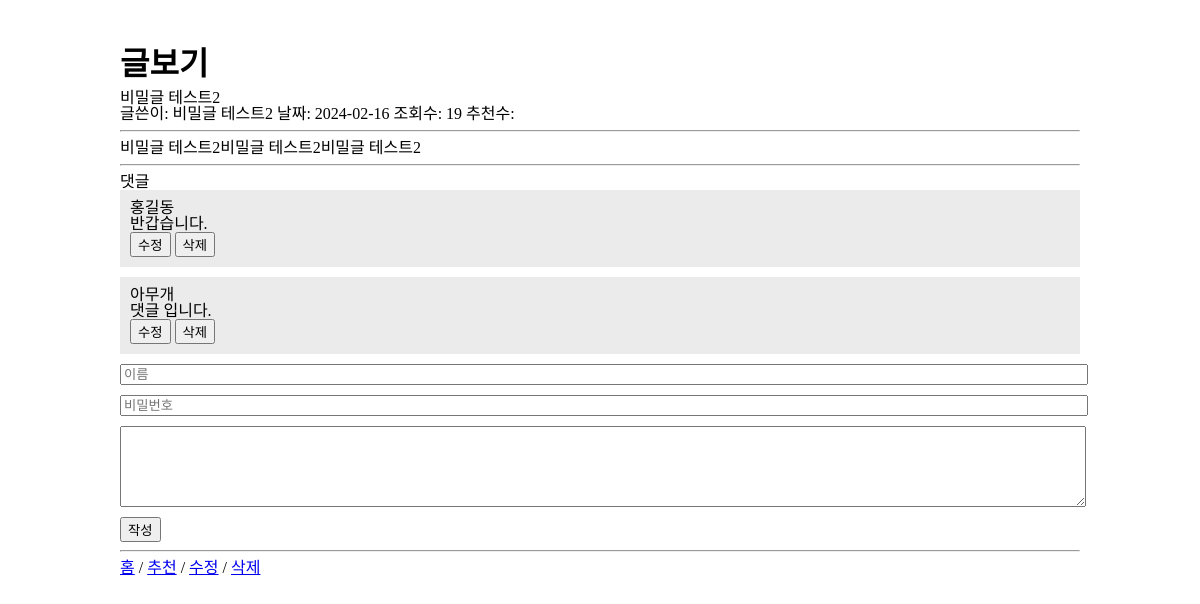
Screenshot of /page/board/read.php?idx=6 with the database file from the repository.
### tables this page shows
CREATE TABLE `board` (
  `idx` int(11) NOT NULL,
  `name` varchar(100) NOT NULL,
  `pw` varchar(100) NOT NULL,
  `title` varchar(100) NOT NULL,
  `content` text NOT NULL,
  `date` date NOT NULL,
  `hit` int(11) DEFAULT NULL,
  `thumbsup` int(11) DEFAULT NULL,
  `lock_post` int(11) DEFAULT NULL
);

CREATE TABLE `reply` (
  `idx` int(11) NOT NULL,
  `b_idx` int(11) NOT NULL,
  `name` varchar(100) NOT NULL,
  `password` varchar(100) NOT NULL,
  `content` text NOT NULL,
  `date` datetime NOT NULL
);

### page/board/read.php (the view, shortened to what this page needs)
<?php
  include $_SERVER['DOCUMENT_ROOT']."/advbbs/inc/db.php";
  $bno = $_GET['idx'];
  $sql = "SELECT * FROM board WHERE idx = {$bno}";
  $result = $mysqli->query($sql);
  $resultArr = mysqli_fetch_assoc($result);
  $hit = $resultArr['hit'] + 1;
  $sqlUpdate = "UPDATE board SET hit={$hit} WHERE idx = {$bno}";
  $mysqli->query($sqlUpdate);
?>
<!DOCTYPE html>
<html lang="en">
<head>
  <link rel="stylesheet" href="../../css/bbs.css">
</head>
<body>
  <div class="wrapper">
    <h1>글보기</h1>
    <h2><?= $resultArr['title'];?></h2>
    <div class="info">
      <span>글쓴이: <?= $resultArr['name'];?></span>
      <span>날짜: <?= $resultArr['date'];?></span>
      <span>조회수: <?= $resultArr['hit'];?></span>
      <span>추천수: <?= $resultArr['thumbsup'];?></span>
    </div>
    <hr>
    <div class="content"><?= nl2br($resultArr['content']);?></div>
    <hr>
    <h2>댓글</h2>
    <?php
    $reply_sql = "SELECT * FROM reply WHERE b_idx = {$bno} order by idx desc";
    $reply_result = $mysqli->query($reply_sql);
    while($reply_row = mysqli_fetch_assoc($reply_result)){
    ?>
    <div class="reply">
      <h3><?= $reply_row['name']?></h3>
      <div class="content">
      <?= nl2br($reply_row['content']);?>
      </div>
      <div class="btns">
        <button class="edit">수정</button>
        <button class="del">삭제</button>
      </div>
    </div>
    <?php } ?>
    <div class="reply_form">
      <form action="reply_ok.php" method="POST">
        <input type="text" name="name" placeholder="이름">
        <input type="password" name="password" placeholder="비밀번호">
        <textarea name="content" cols="20" rows="5"></textarea>
        <button>작성</button>
      </form>
    </div>
    <hr>
    <p>
      <a href="../../index.php">홈</a> /
      <a href="thumbsup.php?idx=<?= $bno;?>">추천</a>  /
      <a href="modify.php?idx=<?= $bno;?>">수정</a>  /
      <a href="delete.php?idx=<?= $bno;?>">삭제</a>
    </p>
  </div>
</body>
</html>

### css/bbs.css (style rules this page uses)
.wrapper { width: 80%; margin:3em auto; }
.wrapper h1 { font-size: 2em; font-weight: bold; margin-bottom: 10px; }
.reply { background: #ebebeb; padding: 10px; margin-bottom: 10px; }
.reply_form input, .reply_form textarea { width: 100%; display: block; margin-bottom: 10px; }

### rows the page displays
board: title "비밀글 테스트2", name "비밀글 테스트2", date "2024-02-16", hit "19", content "비밀글 테스트2비밀글 테스트2비밀글 테스트2"
reply: name "홍길동", content "반갑습니다."
reply: name "아무개", content "댓글 입니다."
